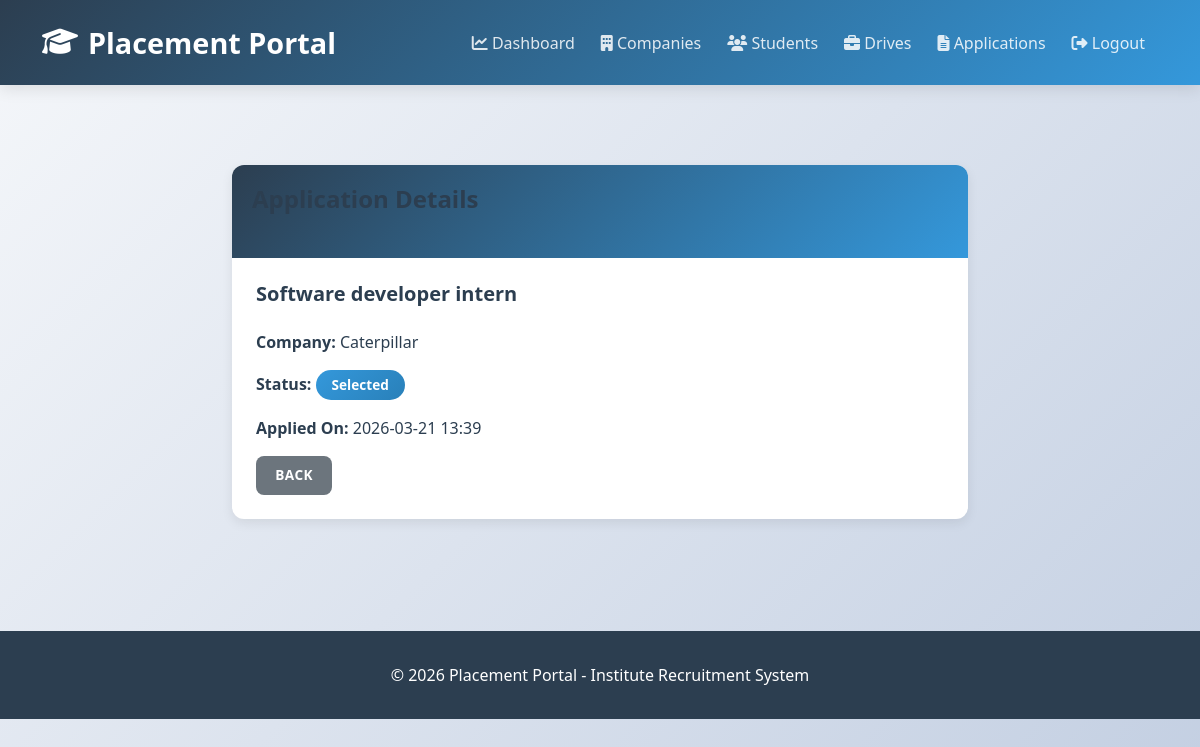
/student/application/1 (signed in), run on the app's committed database.
### app/models.py (models this page shows, shortened)
class PlacementDrive(db.Model):
    __tablename__ = 'placement_drive'
    id = db.Column(db.Integer, primary_key=True)
    company_id = db.Column(db.Integer, db.ForeignKey('company.id'), nullable=False)
    job_title = db.Column(db.String(100), nullable=False)
    job_description = db.Column(db.Text, nullable=False)
    eligibility_criteria = db.Column(db.Text)
    salary = db.Column(db.String(50))
    location = db.Column(db.String(100))
    job_type = db.Column(db.String(50))  # Full-time, Internship, etc.
    application_deadline = db.Column(db.Date, nullable=False)
    status = db.Column(db.String(20), default='Pending')  # Pending, Approved, Closed, Rejected
    total_positions = db.Column(db.Integer, default=1)
    created_at = db.Column(db.DateTime, default=datetime.utcnow)
    approved_at = db.Column(db.DateTime)
    applications = db.relationship('Application', backref='drive', lazy=True, cascade='all, delete-orphan')

class Company(UserMixin, db.Model):
    __tablename__ = 'company'
    id = db.Column(db.Integer, primary_key=True)
    company_name = db.Column(db.String(100), nullable=False)
    email = db.Column(db.String(100), unique=True, nullable=False)
    password_hash = db.Column(db.String(200), nullable=False)
    hr_contact = db.Column(db.String(50), nullable=False)
    hr_phone = db.Column(db.String(15))
    website = db.Column(db.String(100))
    company_description = db.Column(db.Text)
    approval_status = db.Column(db.String(20), default='Pending')  # Pending, Approved, Rejected
    blacklist_status = db.Column(db.Boolean, default=False)
    created_at = db.Column(db.DateTime, default=datetime.utcnow)
    approved_at = db.Column(db.DateTime)
    user_type = 'company'  # Add this
    placement_drives = db.relationship('PlacementDrive', backref='company', lazy=True, cascade='all, delete-orphan')

class Application(db.Model):
    __tablename__ = 'application'
    id = db.Column(db.Integer, primary_key=True)
    student_id = db.Column(db.Integer, db.ForeignKey('student.id'), nullable=False)
    drive_id = db.Column(db.Integer, db.ForeignKey('placement_drive.id'), nullable=False)
    application_status = db.Column(db.String(20), default='Applied')  # Applied, Shortlisted, Selected, Rejected
    application_date = db.Column(db.DateTime, default=datetime.utcnow)
    result_date = db.Column(db.DateTime)
    comments = db.Column(db.Text)

### app/routes/student.py (the view)
@bp.route('/application/<int:app_id>')
@login_required
@student_required
def view_application(app_id):
    student = Student.query.get(current_user.id)
    if not student:
        logout_user()
        return redirect(url_for('auth.login'))
    application = Application.query.get_or_404(app_id)
    if application.student_id != current_user.id:
        flash('❌ Unauthorized!', 'danger')
        return redirect(url_for('student.dashboard'))
    return render_template('student/application_detail.html', application=application)

### app/__init__.py (called while the page is built, shortened)
@login_manager.user_loader
def load_user(user_id):
    from .models import Admin, Company, Student
    try:
        user_id_int = int(user_id)
    except (ValueError, TypeError):
        return None
    user = Admin.query.get(user_id_int)
    if user:
        return user

### app/routes/student.py (called while the page is built)
def student_required(f):
    from functools import wraps
    @wraps(f)
    def decorated_function(*args, **kwargs):
        if not current_user.is_authenticated:
            flash('Please login first', 'warning')
            return redirect(url_for('auth.login'))
        try:
            user = Student.query.get(current_user.id)
            if not user:
                logout_user()
                flash('❌ Student access required! Please login as a student.', 'danger')
                return redirect(url_for('auth.login'))
        except:
            logout_user()
            flash('❌ Error accessing student. Please login again.', 'danger')
            return redirect(url_for('auth.login'))
        return f(*args, **kwargs)
    return decorated_function

### app/templates/student/application_detail.html (shortened to what this page needs)
{% extends "layout.html" %}
{% block content %}
<div class="row justify-content-center">
    <div class="col-md-8">
        <div class="card mt-4">
            <div class="card-header bg-info text-white">
                <h4>Application Details</h4>
            </div>
            <div class="card-body">
                <h5>{{ application.drive.job_title }}</h5>
                <p><strong>Company:</strong> {{ application.drive.company.company_name }}</p>
                <p><strong>Status:</strong> <span class="badge bg-info">{{ application.application_status }}</span></p>
                <p><strong>Applied On:</strong> {{ application.application_date.strftime('%Y-%m-%d %H:%M') }}</p>
                <a href="{{ url_for('student.view_applications') }}" class="btn btn-secondary">Back</a>
            </div>
        </div>
    </div>
</div>
{% endblock %}

### app/templates/layout.html (style rules this page uses)
:root { --primary-color: #2c3e50; --secondary-color: #3498db; --success-color: #27ae60; --danger-color: #e74c3c; --warning-color: #f39c12; --info-color: #16a085; --light-bg: #ecf0f1; --border-radius: 12px; }
* { margin: 0; padding: 0; box-sizing: border-box; }
body { background: linear-gradient(135deg, #f5f7fa 0%, #c3cfe2 100%); font-family: 'Segoe UI', Tahoma, Geneva, Verdana, sans-serif; min-height: 100vh; color: var(--primary-color); }
h2, h3, h4, h5 { color: var(--primary-color); font-weight: 700; margin-bottom: 1.5rem; }
.card { border: none; border-radius: var(--border-radius); box-shadow: 0 4px 12px rgba(0, 0, 0, 0.08); margin-bottom: 2rem; transition: all 0.3s ease; overflow: hidden; }
.card-header { background: linear-gradient(135deg, var(--primary-color), var(--secondary-color)); border: none; color: white; font-weight: 600; padding: 1.25rem; font-size: 1.1rem; }
.card-body { padding: 1.5rem; }
.badge { padding: 0.5rem 1rem; border-radius: 20px; font-weight: 600; font-size: 0.85rem; text-transform: capitalize; }
.badge.bg-info { background: linear-gradient(135deg, #3498db, #2980b9) !important; }
.btn { border: none; border-radius: 8px; font-weight: 600; padding: 0.6rem 1.2rem; transition: all 0.3s ease; text-transform: uppercase; font-size: 0.85rem; letter-spacing: 0.5px; cursor: pointer; }
.card { animation: fadeIn 0.3s ease-out; }

### data on the page
PlacementDrive: drive.job_title "Software developer intern"
Company: drive.company.company_name "Caterpillar"
Application: application_status "Selected", application_date "2026-03-21 13:39"
